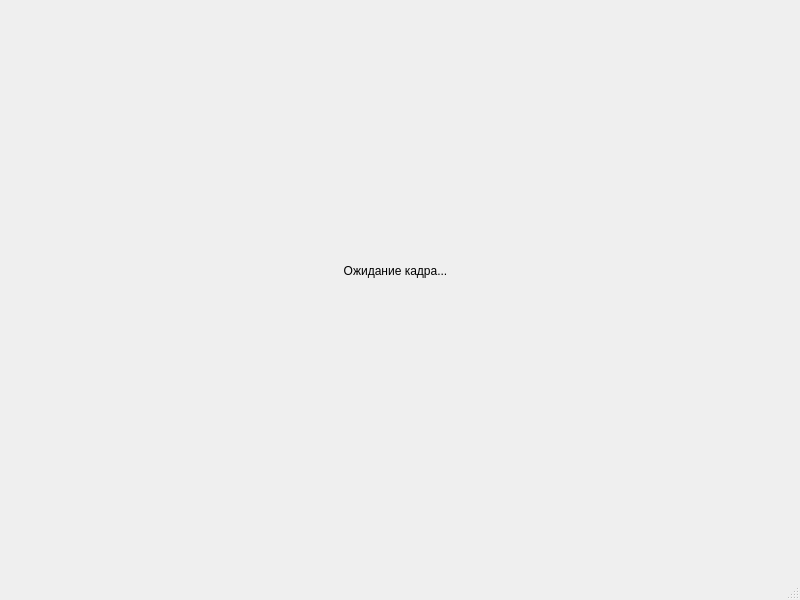
<?xml version="1.0" encoding="UTF-8"?>
<ui version="4.0">
 <class>MainWindow</class>
 <widget class="QMainWindow" name="MainWindow">
  <property name="geometry">
   <rect>
    <x>0</x>
    <y>0</y>
    <width>800</width>
    <height>600</height>
   </rect>
  </property>
  <property name="windowTitle">
   <string>MainWindow</string>
  </property>
  <widget class="QWidget" name="centralwidget">
   <widget class="QLabel" name="frameLabel">
    <property name="geometry">
     <rect>
      <x>10</x>
      <y>0</y>
      <width>771</width>
      <height>541</height>
     </rect>
    </property>
    <property name="sizePolicy">
     <sizepolicy hsizetype="Expanding" vsizetype="Expanding">
      <horstretch>0</horstretch>
      <verstretch>0</verstretch>
     </sizepolicy>
    </property>
    <property name="text">
     <string>Ожидание кадра...</string>
    </property>
    <property name="scaledContents">
     <bool>false</bool>
    </property>
    <property name="alignment">
     <set>Qt::AlignmentFlag::AlignCenter</set>
    </property>
   </widget>
  </widget>
  <widget class="QMenuBar" name="menubar">
   <property name="geometry">
    <rect>
     <x>0</x>
     <y>0</y>
     <width>800</width>
     <height>25</height>
    </rect>
   </property>
  </widget>
  <widget class="QStatusBar" name="statusbar"/>
 </widget>
 <resources/>
 <connections/>
</ui>
